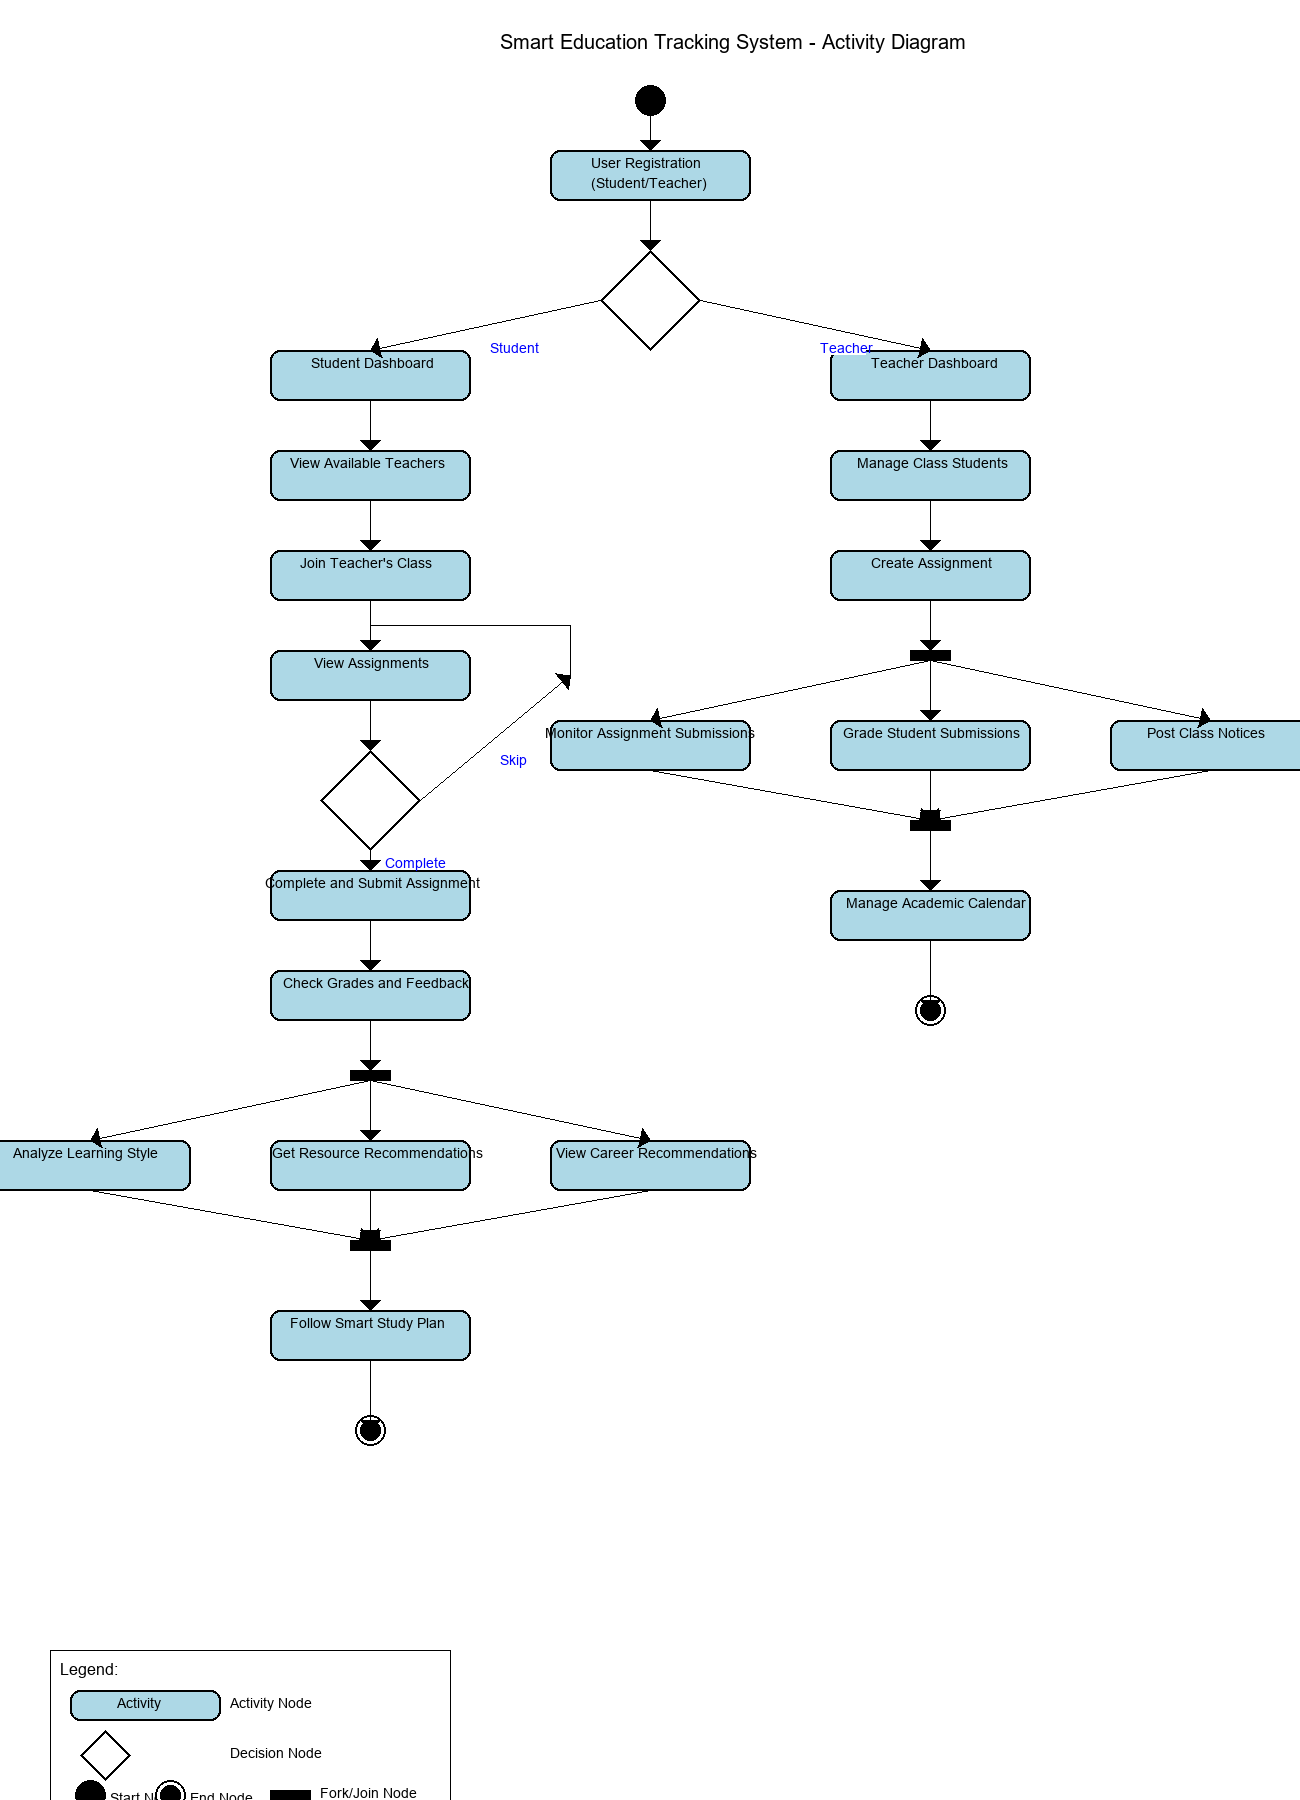

Python code for this plot:
import matplotlib.pyplot as plt
import numpy as np
from PIL import Image, ImageDraw, ImageFont
import os

# Create an activity diagram for the Smart Education Tracking System
WIDTH, HEIGHT = 1300, 1800
image = Image.new('RGB', (WIDTH, HEIGHT), color='white')
draw = ImageDraw.Draw(image)

# Try to load font, use default if not available
try:
    title_font = ImageFont.truetype("arial.ttf", 20)
    header_font = ImageFont.truetype("arial.ttf", 16)
    normal_font = ImageFont.truetype("arial.ttf", 14)
except:
    title_font = ImageFont.load_default()
    header_font = ImageFont.load_default()
    normal_font = ImageFont.load_default()

# Draw title
draw.text((WIDTH//2-150, 30), "Smart Education Tracking System - Activity Diagram", 
         fill="black", font=title_font)

# Define activity and decision nodes
def draw_activity(x, y, width, height, text):
    # Draw rounded rectangle
    draw.rounded_rectangle([(x, y), (x + width, y + height)], radius=10, 
                         outline="black", fill="lightblue", width=2)
    
    # Draw text (wrap if necessary)
    lines = []
    words = text.split()
    current_line = ""
    for word in words:
        if len(current_line + " " + word) * 6 < width - 10:
            current_line += (" " + word if current_line else word)
        else:
            lines.append(current_line)
            current_line = word
    if current_line:
        lines.append(current_line)
    
    for i, line in enumerate(lines):
        text_width = len(line) * 7
        draw.text((x + width//2 - text_width//2, y + 5 + i*20), line, fill="black", font=normal_font)

def draw_decision(x, y, size):
    # Draw diamond
    points = [
        (x, y + size//2),  # top
        (x + size//2, y + size),  # right
        (x + size, y + size//2),  # bottom
        (x + size//2, y)  # left
    ]
    draw.polygon(points, outline="black", fill="white", width=2)

def draw_start(x, y, radius):
    # Draw filled circle for start node
    draw.ellipse([(x - radius, y - radius), (x + radius, y + radius)], 
               outline="black", fill="black", width=2)

def draw_end(x, y, radius):
    # Draw double circle for end node
    draw.ellipse([(x - radius, y - radius), (x + radius, y + radius)], 
               outline="black", fill="white", width=2)
    draw.ellipse([(x - radius + 5, y - radius + 5), (x + radius - 5, y + radius - 5)], 
               outline="black", fill="black", width=2)

def draw_fork(x, y, width, height, horizontal=True):
    # Draw synchronization bar (fork/join)
    draw.rectangle([(x, y), (x + width, y + height)], 
                 outline="black", fill="black", width=2)

# Draw activities, decisions, and control flows

# Start node
start_x, start_y = WIDTH // 2, 100
draw_start(start_x, start_y, 15)

# User Registration
signup_x, signup_y = WIDTH // 2 - 100, 150
signup_width, signup_height = 200, 50
draw_activity(signup_x, signup_y, signup_width, signup_height, "User Registration (Student/Teacher)")

# User type decision
user_decision_x, user_decision_y = WIDTH // 2 - 50, 250
draw_decision(user_decision_x, user_decision_y, 100)

# Student and Teacher paths
student_x, student_y = WIDTH // 2 - 380, 350
student_width, student_height = 200, 50
draw_activity(student_x, student_y, student_width, student_height, "Student Dashboard")

teacher_x, teacher_y = WIDTH // 2 + 180, 350
teacher_width, teacher_height = 200, 50
draw_activity(teacher_x, teacher_y, teacher_width, teacher_height, "Teacher Dashboard")

# Student path activities
view_teachers_x, view_teachers_y = student_x, student_y + 100
view_teachers_width, view_teachers_height = 200, 50
draw_activity(view_teachers_x, view_teachers_y, view_teachers_width, view_teachers_height, "View Available Teachers")

join_class_x, join_class_y = student_x, view_teachers_y + 100
join_class_width, join_class_height = 200, 50
draw_activity(join_class_x, join_class_y, join_class_width, join_class_height, "Join Teacher's Class")

view_assignments_x, view_assignments_y = student_x, join_class_y + 100
view_assignments_width, view_assignments_height = 200, 50
draw_activity(view_assignments_x, view_assignments_y, view_assignments_width, view_assignments_height, "View Assignments")

# Assignment decision
assignment_decision_x, assignment_decision_y = student_x + 50, view_assignments_y + 100
draw_decision(assignment_decision_x, assignment_decision_y, 100)

complete_assignment_x, complete_assignment_y = student_x, assignment_decision_y + 120
complete_assignment_width, complete_assignment_height = 200, 50
draw_activity(complete_assignment_x, complete_assignment_y, complete_assignment_width, complete_assignment_height, "Complete and Submit Assignment")

check_grades_x, check_grades_y = student_x, complete_assignment_y + 100
check_grades_width, check_grades_height = 200, 50
draw_activity(check_grades_x, check_grades_y, check_grades_width, check_grades_height, "Check Grades and Feedback")

# Smart features fork
smart_fork_x, smart_fork_y = student_x + 80, check_grades_y + 100
draw_fork(smart_fork_x, smart_fork_y, 40, 10, horizontal=True)

# Smart features (parallel)
learning_style_x, learning_style_y = student_x - 280, smart_fork_y + 70
learning_style_width, learning_style_height = 200, 50
draw_activity(learning_style_x, learning_style_y, learning_style_width, learning_style_height, "Analyze Learning Style")

resource_rec_x, resource_rec_y = student_x, smart_fork_y + 70
resource_rec_width, resource_rec_height = 200, 50
draw_activity(resource_rec_x, resource_rec_y, resource_rec_width, resource_rec_height, "Get Resource Recommendations")

career_rec_x, career_rec_y = student_x + 280, smart_fork_y + 70
career_rec_width, career_rec_height = 200, 50
draw_activity(career_rec_x, career_rec_y, career_rec_width, career_rec_height, "View Career Recommendations")

# Smart features join
smart_join_x, smart_join_y = student_x + 80, resource_rec_y + 100
draw_fork(smart_join_x, smart_join_y, 40, 10, horizontal=True)

# Study plan
study_plan_x, study_plan_y = student_x, smart_join_y + 70
study_plan_width, study_plan_height = 200, 50
draw_activity(study_plan_x, study_plan_y, study_plan_width, study_plan_height, "Follow Smart Study Plan")

# Teacher path activities
manage_students_x, manage_students_y = teacher_x, teacher_y + 100
manage_students_width, manage_students_height = 200, 50
draw_activity(manage_students_x, manage_students_y, manage_students_width, manage_students_height, "Manage Class Students")

create_assignment_x, create_assignment_y = teacher_x, manage_students_y + 100
create_assignment_width, create_assignment_height = 200, 50
draw_activity(create_assignment_x, create_assignment_y, create_assignment_width, create_assignment_height, "Create Assignment")

# Assignment management fork
assignment_fork_x, assignment_fork_y = teacher_x + 80, create_assignment_y + 100
draw_fork(assignment_fork_x, assignment_fork_y, 40, 10, horizontal=True)

# Assignment management (parallel)
monitor_submissions_x, monitor_submissions_y = teacher_x - 280, assignment_fork_y + 70
monitor_submissions_width, monitor_submissions_height = 200, 50
draw_activity(monitor_submissions_x, monitor_submissions_y, monitor_submissions_width, monitor_submissions_height, "Monitor Assignment Submissions")

grade_submissions_x, grade_submissions_y = teacher_x, assignment_fork_y + 70
grade_submissions_width, grade_submissions_height = 200, 50
draw_activity(grade_submissions_x, grade_submissions_y, grade_submissions_width, grade_submissions_height, "Grade Student Submissions")

post_notices_x, post_notices_y = teacher_x + 280, assignment_fork_y + 70
post_notices_width, post_notices_height = 200, 50
draw_activity(post_notices_x, post_notices_y, post_notices_width, post_notices_height, "Post Class Notices")

# Assignment management join
assignment_join_x, assignment_join_y = teacher_x + 80, grade_submissions_y + 100
draw_fork(assignment_join_x, assignment_join_y, 40, 10, horizontal=True)

# Calendar
calendar_x, calendar_y = teacher_x, assignment_join_y + 70
calendar_width, calendar_height = 200, 50
draw_activity(calendar_x, calendar_y, calendar_width, calendar_height, "Manage Academic Calendar")

# End nodes
student_end_x, student_end_y = student_x + 100, study_plan_y + 120
draw_end(student_end_x, student_end_y, 15)

teacher_end_x, teacher_end_y = teacher_x + 100, calendar_y + 120
draw_end(teacher_end_x, teacher_end_y, 15)

# Draw arrows
def draw_arrow(start_x, start_y, end_x, end_y, label=None):
    draw.line([(start_x, start_y), (end_x, end_y)], fill="black", width=1)
    
    # Calculate angle for arrowhead
    angle = np.arctan2(end_y - start_y, end_x - start_x)
    arrow_size = 10
    
    # Draw arrowhead
    arrow_x1 = end_x - arrow_size * np.cos(angle) - arrow_size * np.sin(angle)
    arrow_y1 = end_y - arrow_size * np.sin(angle) + arrow_size * np.cos(angle)
    arrow_x2 = end_x - arrow_size * np.cos(angle) + arrow_size * np.sin(angle)
    arrow_y2 = end_y - arrow_size * np.sin(angle) - arrow_size * np.cos(angle)
    
    draw.polygon([(end_x, end_y), (arrow_x1, arrow_y1), (arrow_x2, arrow_y2)], fill="black")
    
    # Add label if provided
    if label:
        mid_x = (start_x + end_x) // 2
        mid_y = (start_y + end_y) // 2
        
        # Adjust label position based on arrow direction
        if abs(end_x - start_x) > abs(end_y - start_y):
            # Horizontal arrow - place label above or below
            label_y = mid_y - 15 if mid_y > HEIGHT // 2 else mid_y + 15
            label_x = mid_x + 5
        else:
            # Vertical arrow - place label to the side
            label_x = mid_x + 15
            label_y = mid_y - 5
            
        # Add white background for text
        text_width = len(label) * 6
        text_height = 14
        draw.rectangle([(label_x - 3, label_y - 3), 
                       (label_x + text_width + 3, label_y + text_height)], 
                     outline=None, fill="white")
            
        draw.text((label_x, label_y), label, fill="blue", font=normal_font)

# Start to registration
draw_arrow(start_x, start_y + 15, signup_x + 100, signup_y)

# Registration to user type decision
draw_arrow(signup_x + 100, signup_y + signup_height, user_decision_x + 50, user_decision_y)

# Decision to student dashboard
draw_arrow(user_decision_x, user_decision_y + 50, student_x + 100, student_y, "Student")

# Decision to teacher dashboard
draw_arrow(user_decision_x + 100, user_decision_y + 50, teacher_x + 100, teacher_y, "Teacher")

# Student path arrows
draw_arrow(student_x + 100, student_y + student_height, view_teachers_x + 100, view_teachers_y)
draw_arrow(view_teachers_x + 100, view_teachers_y + view_teachers_height, join_class_x + 100, join_class_y)
draw_arrow(join_class_x + 100, join_class_y + join_class_height, view_assignments_x + 100, view_assignments_y)
draw_arrow(view_assignments_x + 100, view_assignments_y + view_assignments_height, assignment_decision_x + 50, assignment_decision_y)

# Assignment decision arrows
draw_arrow(assignment_decision_x + 50, assignment_decision_y + 100, complete_assignment_x + 100, complete_assignment_y, "Complete")
draw_arrow(assignment_decision_x + 100, assignment_decision_y + 50, view_assignments_x + 300, view_assignments_y + 25, "Skip")

# Connect skip back to assignments
points = [(view_assignments_x + 300, view_assignments_y + 25), 
          (view_assignments_x + 300, view_assignments_y - 25),
          (view_assignments_x + 100, view_assignments_y - 25),
          (view_assignments_x + 100, view_assignments_y)]
for i in range(len(points) - 1):
    draw.line([points[i], points[i+1]], fill="black", width=1)

# Complete assignment to check grades
draw_arrow(complete_assignment_x + 100, complete_assignment_y + complete_assignment_height, check_grades_x + 100, check_grades_y)

# Check grades to smart fork
draw_arrow(check_grades_x + 100, check_grades_y + check_grades_height, smart_fork_x + 20, smart_fork_y)

# Smart fork to parallel activities
draw_arrow(smart_fork_x + 20, smart_fork_y + 10, learning_style_x + 100, learning_style_y)
draw_arrow(smart_fork_x + 20, smart_fork_y + 10, resource_rec_x + 100, resource_rec_y)
draw_arrow(smart_fork_x + 20, smart_fork_y + 10, career_rec_x + 100, career_rec_y)

# Parallel activities to smart join
draw_arrow(learning_style_x + 100, learning_style_y + learning_style_height, smart_join_x + 20, smart_join_y)
draw_arrow(resource_rec_x + 100, resource_rec_y + resource_rec_height, smart_join_x + 20, smart_join_y)
draw_arrow(career_rec_x + 100, career_rec_y + career_rec_height, smart_join_x + 20, smart_join_y)

# Smart join to study plan
draw_arrow(smart_join_x + 20, smart_join_y + 10, study_plan_x + 100, study_plan_y)

# Study plan to end
draw_arrow(study_plan_x + 100, study_plan_y + study_plan_height, student_end_x, student_end_y)

# Teacher path arrows
draw_arrow(teacher_x + 100, teacher_y + teacher_height, manage_students_x + 100, manage_students_y)
draw_arrow(manage_students_x + 100, manage_students_y + manage_students_height, create_assignment_x + 100, create_assignment_y)
draw_arrow(create_assignment_x + 100, create_assignment_y + create_assignment_height, assignment_fork_x + 20, assignment_fork_y)

# Assignment fork to parallel activities
draw_arrow(assignment_fork_x + 20, assignment_fork_y + 10, monitor_submissions_x + 100, monitor_submissions_y)
draw_arrow(assignment_fork_x + 20, assignment_fork_y + 10, grade_submissions_x + 100, grade_submissions_y)
draw_arrow(assignment_fork_x + 20, assignment_fork_y + 10, post_notices_x + 100, post_notices_y)

# Parallel activities to assignment join
draw_arrow(monitor_submissions_x + 100, monitor_submissions_y + monitor_submissions_height, assignment_join_x + 20, assignment_join_y)
draw_arrow(grade_submissions_x + 100, grade_submissions_y + grade_submissions_height, assignment_join_x + 20, assignment_join_y)
draw_arrow(post_notices_x + 100, post_notices_y + post_notices_height, assignment_join_x + 20, assignment_join_y)

# Assignment join to calendar
draw_arrow(assignment_join_x + 20, assignment_join_y + 10, calendar_x + 100, calendar_y)

# Calendar to end
draw_arrow(calendar_x + 100, calendar_y + calendar_height, teacher_end_x, teacher_end_y)

# Add legend
legend_x, legend_y = 50, 1650
draw.rectangle((legend_x, legend_y, legend_x + 400, legend_y + 150), outline="black")
draw.text((legend_x + 10, legend_y + 10), "Legend:", fill="black", font=header_font)

# Activity
draw_activity(legend_x + 20, legend_y + 40, 150, 30, "Activity")
draw.text((legend_x + 180, legend_y + 45), "Activity Node", fill="black", font=normal_font)

# Decision
draw_decision(legend_x + 30, legend_y + 80, 50)
draw.text((legend_x + 180, legend_y + 95), "Decision Node", fill="black", font=normal_font)

# Start
draw_start(legend_x + 40, legend_y + 145, 15)
draw.text((legend_x + 60, legend_y + 140), "Start Node", fill="black", font=normal_font)

# End
draw_end(legend_x + 120, legend_y + 145, 15)
draw.text((legend_x + 140, legend_y + 140), "End Node", fill="black", font=normal_font)

# Fork/Join
draw_fork(legend_x + 220, legend_y + 140, 40, 10, horizontal=True)
draw.text((legend_x + 270, legend_y + 135), "Fork/Join Node", fill="black", font=normal_font)

# Save the image
image.save("activity_diagram.png")
print("Activity Diagram saved as activity_diagram.png") 
